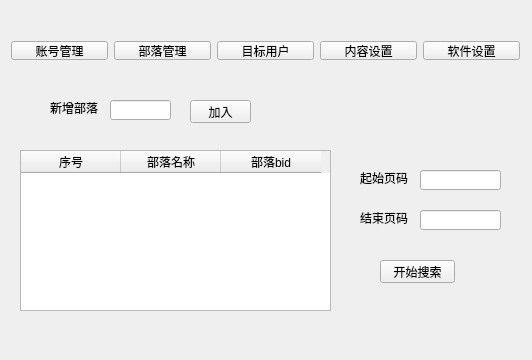
<?xml version="1.0" encoding="UTF-8"?>
<ui version="4.0">
    <class>MainWindow</class>
    <widget class="QMainWindow" name="MainWindow">
        <property name="geometry">
            <rect>
                <x>0</x>
                <y>0</y>
                <width>532</width>
                <height>360</height>
            </rect>
        </property>
        <property name="windowTitle">
            <string>MainWindow</string>
        </property>
        <widget class="QWidget" name="centralWidget">
            <widget class="QWidget" name="horizontalLayoutWidget">
                <property name="geometry">
                    <rect>
                        <x>0</x>
                        <y>30</y>
                        <width>531</width>
                        <height>41</height>
                    </rect>
                </property>
                <layout class="QHBoxLayout" name="horizontalLayout">
                    <item>
                        <widget class="QPushButton" name="accountManageBtn">
                            <property name="text">
                                <string>账号管理</string>
                            </property>
                        </widget>
                    </item>
                    <item>
                        <widget class="QPushButton" name="buluoManageBtn">
                            <property name="text">
                                <string>部落管理</string>
                            </property>
                        </widget>
                    </item>
                    <item>
                        <widget class="QPushButton" name="targetUserBtn">
                            <property name="text">
                                <string>目标用户</string>
                            </property>
                        </widget>
                    </item>
                    <item>
                        <widget class="QPushButton" name="contentSettingBtn">
                            <property name="text">
                                <string>内容设置</string>
                            </property>
                        </widget>
                    </item>
                    <item>
                        <widget class="QPushButton" name="softwareSettingBtn">
                            <property name="text">
                                <string>软件设置</string>
                            </property>
                        </widget>
                    </item>
                </layout>
            </widget>
            <widget class="QLabel" name="label">
                <property name="geometry">
                    <rect>
                        <x>50</x>
                        <y>100</y>
                        <width>54</width>
                        <height>16</height>
                    </rect>
                </property>
                <property name="text">
                    <string>新增部落</string>
                </property>
            </widget>
            <widget class="QLineEdit" name="addBuluoByNameInput">
                <property name="geometry">
                    <rect>
                        <x>110</x>
                        <y>100</y>
                        <width>61</width>
                        <height>20</height>
                    </rect>
                </property>
            </widget>
            <widget class="QPushButton" name="addBuluoByNameBtn">
                <property name="geometry">
                    <rect>
                        <x>190</x>
                        <y>100</y>
                        <width>61</width>
                        <height>23</height>
                    </rect>
                </property>
                <property name="text">
                    <string>加入</string>
                </property>
            </widget>
            <widget class="QTableWidget" name="buluoTableWidget">
                <property name="geometry">
                    <rect>
                        <x>20</x>
                        <y>150</y>
                        <width>311</width>
                        <height>161</height>
                    </rect>
                </property>
                <property name="styleSheet">
                    <string notr="true">font: 9pt &quot;微软雅黑&quot;;</string>
                </property>
                <property name="editTriggers">
                    <set>QAbstractItemView::NoEditTriggers</set>
                </property>
                <column>
                    <property name="text">
                        <string>序号</string>
                    </property>
                    <property name="font">
                        <font>
                            <kerning>true</kerning>
                        </font>
                    </property>
                </column>
                <column>
                    <property name="text">
                        <string>部落名称</string>
                    </property>
                </column>
                <column>
                    <property name="text">
                        <string>部落bid</string>
                    </property>
                </column>
            </widget>
            <widget class="QLabel" name="label_2">
                <property name="geometry">
                    <rect>
                        <x>360</x>
                        <y>170</y>
                        <width>54</width>
                        <height>16</height>
                    </rect>
                </property>
                <property name="text">
                    <string>起始页码</string>
                </property>
            </widget>
            <widget class="QLabel" name="label_3">
                <property name="geometry">
                    <rect>
                        <x>360</x>
                        <y>210</y>
                        <width>54</width>
                        <height>16</height>
                    </rect>
                </property>
                <property name="text">
                    <string>结束页码</string>
                </property>
            </widget>
            <widget class="QLineEdit" name="lineEdit_2">
                <property name="geometry">
                    <rect>
                        <x>420</x>
                        <y>170</y>
                        <width>81</width>
                        <height>20</height>
                    </rect>
                </property>
            </widget>
            <widget class="QLineEdit" name="lineEdit_3">
                <property name="geometry">
                    <rect>
                        <x>420</x>
                        <y>210</y>
                        <width>81</width>
                        <height>20</height>
                    </rect>
                </property>
            </widget>
            <widget class="QPushButton" name="startSearch">
                <property name="geometry">
                    <rect>
                        <x>380</x>
                        <y>260</y>
                        <width>75</width>
                        <height>23</height>
                    </rect>
                </property>
                <property name="text">
                    <string>开始搜索</string>
                </property>
            </widget>
        </widget>
        <widget class="QMenuBar" name="menuBar">
            <property name="geometry">
                <rect>
                    <x>0</x>
                    <y>0</y>
                    <width>532</width>
                    <height>23</height>
                </rect>
            </property>
        </widget>
    </widget>
    <layoutdefault spacing="6" margin="11"/>
    <resources/>
    <connections/>
</ui>
